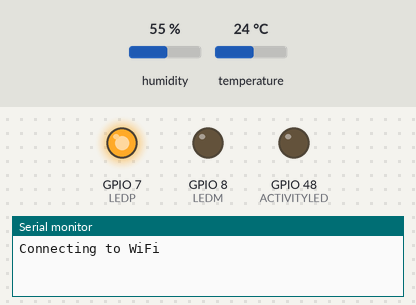
This sketch was run on a simulated ESP32-S3. Shown: output pins drawn as LEDs (lit = HIGH), the last lines printed to the serial monitor. The test bench sets the inputs (shaded band); at power-on: humidity 55 %, temperature 24 °C. WiFi joins after 1.5 s; servers stay silent unless stated; uploads are accepted with an empty reply.

Above: at 0.4 s.
At 3.41 s:
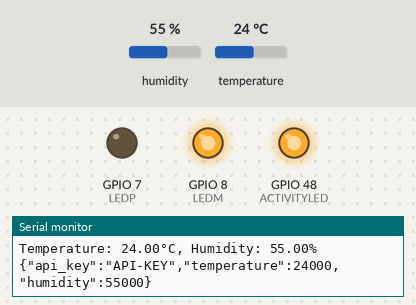
At 20.36 s:
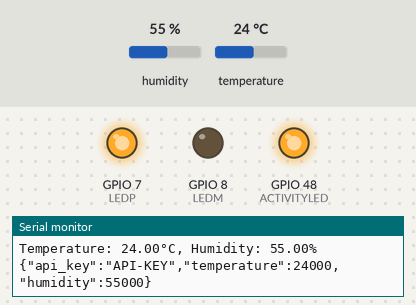
At 39.2 s:
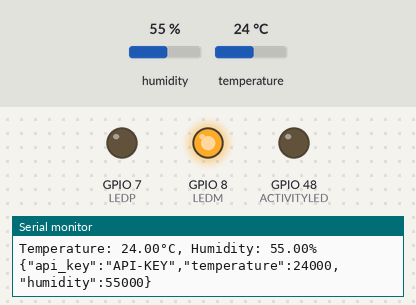
Timing chart, 0 to 42.6 s (numbered marks = the images above):
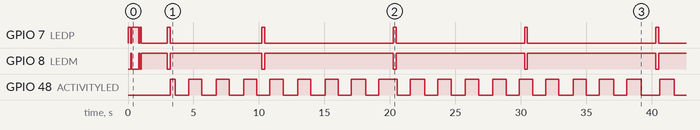

Measured:
- by itself, GPIO 7 (LEDP): HIGH → LOW at 0.20 s, → HIGH 0.10 s later, → LOW 0.50 s later, → HIGH 0.10 s later, … (15 changes in this stretch)
- by itself, GPIO 8 (LEDM): HIGH → LOW at 0.30 s, → HIGH 0.50 s later, → LOW 0.10 s later, → HIGH 0.10 s later, … (14 changes in this stretch)
- by itself, GPIO 48 (ACTIVITYLED): moves between LOW and HIGH, repeating every 16.9 s

The sketch:

Sensor.ino
```cpp
#include <WiFi.h>
#include <HTTPClient.h>
#include <Adafruit_Sensor.h>
#include <DHT.h>
#include <DHT_U.h>
#include <ArduinoJson.h>


// -=-=-=-=-=- USER VARIABLES -=-=-=-=-=-
// WiFi credentials
const char *ssid = "SSID";
const char *password = "PW";

// api settings
const char *apiHost = "87.106.224.51:3000"; // IP address of the server
const char *apiKey = "API-KEY";

const bool enableStatusLed = true; // enable status led

// configuration settings
const int statusInterval = 10000; // 10 seconds
const int configInterval = 60000; // 60 seconds

// dybamic configuration (fetched form server)
bool debugMode = false;
String debugHost = "";
int transmitInterval = 10000; // 10 seconds

// error handling variables
int connectionErrorLimit = 5;
int sensorErrorLimit = 5;


// -=-=-=-=-=- SYSTEM VARIABLES/COUNTERS -=-=-=-=-=-
// error counters
int connectionErrorCount = 0;

// timing variables
unsigned long lastStatus = millis() - statusInterval;
unsigned long lastTransmit = millis() - transmitInterval;
unsigned long lastConfig = millis() - configInterval;
unsigned long cTime = millis();

// morse code error messages
int errorMessages[][3] = { // 0 = short, 1 = long
    {0, 0, 1}, // sensor error
    {0, 1, 0}, // connection error
    {0, 1, 1}, // too many connection errors
    {1, 0, 0} // unknown error
};
int longLength = 500;
int shortLength = 100;
int offLength = 100;


// DHT settings
#define DHTPIN 2      // Digital pin connected to the DHT sensor
#define DHTTYPE DHT11 // DHT 22

// leds
#define LEDP 7
#define LEDM 8

#define ACTIVITYLED LED_BUILTIN
const int activityInterval = 1000;
unsigned long lastBlink = millis() - activityInterval;

DHT_Unified dht(DHTPIN, DHTTYPE);

struct Data
{
    float temperature;
    float humidity;
    bool failed;
};

Data readData(int errCount = 0); // Function declaration with default argument

void setup()
{
    Serial.begin(115200);
    // Initialize the DHT sensor
    dht.begin();

    pinMode(ACTIVITYLED, OUTPUT);
    if (enableStatusLed)
    {
        pinMode(LEDP, OUTPUT);
        pinMode(LEDM, OUTPUT);
    }

    enableStatusLedOn();
    delay(100);
    enableStatusLedOff();

    // Connect to WiFi
    WiFi.begin(ssid, password);
    Serial.print("Connecting to WiFi");
    while (WiFi.status() != WL_CONNECTED)
    {
        errHandler(1); // connection error
        delay(1000);
        Serial.print(".");
    }
    Serial.println(" connected!");
    Serial.print("ip address: ");
    Serial.println(WiFi.localIP());
}

void loop()
{
    cTime = currentTime();
    // Get configuration
    if ((cTime - lastConfig) > configInterval)
    {
        lastConfig += configInterval;
        getConfig();
    }

    // Send status
    if ((cTime - lastStatus) > statusInterval)
    {
        lastStatus += statusInterval;
        Serial.println("Sending status");
        sendStatus();
    }

    // Send data
    if ((cTime - lastTransmit) > transmitInterval)
    {
        lastTransmit += transmitInterval;
        Serial.println("Sending data");

        enableStatusLedOn();
        sendData();
        enableStatusLedOff();
    }

    // activity led
    if (cTime - lastBlink > activityInterval)
    {
        digitalWrite(ACTIVITYLED, !digitalRead(ACTIVITYLED));
        lastBlink = cTime;
    }

    delay(100);
}

void enableStatusLedOn()
{
    if (enableStatusLed)
    {
        digitalWrite(LEDP, HIGH);
        digitalWrite(LEDM, LOW);
    }
    else{
        digitalWrite(ACTIVITYLED, HIGH);
    }
}

void enableStatusLedOff()
{
    if (enableStatusLed)
    {
        digitalWrite(LEDP, LOW);
        digitalWrite(LEDM, HIGH);
    }
    else{
        digitalWrite(ACTIVITYLED, LOW);
    }
}

unsigned long currentTime()
{
    return millis();
}

String host()
{
    if (debugMode)
    {
        return String(debugHost);
    }
    else
    {
        return String(apiHost);
    }
}

void getConfig()
{
    // Send request to server
    WiFiClient client;
    HTTPClient http;

    // Your Domain name with URL path or IP address with path
    String serverName = "http://" + host() + "/config/" + apiKey;
    http.begin(client, serverName);

    int httpResponseCode = http.GET();

    if (httpResponseCode > 0)
    {
        Serial.print("HTTP Response code: ");
        Serial.println(httpResponseCode);
        String payload = http.getString();
        Serial.println(payload);
        // Parse JSON payload
        DynamicJsonDocument doc(128);
        deserializeJson(doc, payload);
        JsonObject jsonObject = doc.as<JsonObject>();

        // Access JSON data
        if (jsonObject["Interval"].is<int>())
        {
            // The value is an integer
            transmitInterval = jsonObject["Interval"].as<int>() * 1000;
            debugMode = jsonObject["Debug"].as<bool>();
            debugHost = (String)jsonObject["DebugHost"];
        }
        else
        {
            // The value is not an integer
            // Handle the error or provide a default value
            Serial.println("Error: transmit_interval is not an integer");
        }
    }
    else
    {
        Serial.print("Error code: ");
        Serial.println(httpResponseCode);
    }

    // Free resources
    http.end();
}

void sendData()
{
    // Read temperature and humidity from DHT sensor
    Data data = readData();
    if (data.failed){
        return;
    }
    float temperature = round(data.temperature * 100) / 100;
    float humidity = round(data.humidity * 100) / 100;

    Serial.print("Temperature: ");
    Serial.print(temperature);
    Serial.print("°C, Humidity: ");
    Serial.print(humidity);
    Serial.println("%");

    // Create JSON payload
    DynamicJsonDocument doc(128);
    doc["api_key"] = apiKey;
    doc["temperature"] = (int)(temperature * 1000);
    doc["humidity"] = (int)(humidity * 1000);
    String strdata;
    serializeJson(doc, strdata);

    Serial.println(strdata);

    // Send data to server
    int httpResponseCode = httpPostJson("data", doc);
}

void sendStatus()
{
    int status = 0; // 0 = OK, 1 = unknown error, 2 = sensor error

    // test if the sensor is connected
    Data data = readData();
    if (data.failed){
        status = 2;
    }
    // Create JSON payload
    DynamicJsonDocument doc(128);
    doc["api_key"] = apiKey;
    doc["status"] = status;
    String strdata;
    serializeJson(doc, strdata);

    Serial.println(strdata);

    // Send data to server
    int httpResponseCode = httpPostJson("status", doc);

    //check for error
    if (httpResponseCode != 200)
    {
        connectionErrorCount++;
        if (connectionErrorCount > connectionErrorLimit)
        {
            errHandler(2); // too many connection errors
            Serial.println("Too many connection errors, restarting");
            ESP.restart();
        }
        errHandler(1); // connection error
    }
    else
    {
        connectionErrorCount = 0;
    }

    if (status == 2)
    {
        errHandler(0); // sensor error
    }
}

int httpPost(String apiCall, String data)
{
    WiFiClient client;
    HTTPClient http;

    String serverName = "http://" + host() + "/" + apiCall;
    http.begin(client, serverName);

    http.addHeader("Content-Type", "application/json");
    int httpResponseCode = http.POST(data);

    // Free resources
    http.end();

    return httpResponseCode;
}

int httpPostJson(String apiCall, DynamicJsonDocument data)
{
    String strdata;
    serializeJson(data, strdata);

    WiFiClient client;
    HTTPClient http;

    String serverName = "http://" + host() + "/" + apiCall;
    http.begin(client, serverName);

    http.addHeader("Content-Type", "application/json");
    int httpResponseCode = http.POST(strdata);

    // Free resources
    http.end();

    return httpResponseCode;
}

Data readData(int errCount){
    Data data;
    sensors_event_t event;
    dht.temperature().getEvent(&event);
    if (errCount >= sensorErrorLimit){
        errHandler(0); // sensor error
        data.failed = true;
        return data;
    }
    if (!isnan(event.temperature)){ // check if the sensor is connected
        dht.temperature().getEvent(&event);
        data.temperature = round(event.temperature * 100) / 100;
        dht.humidity().getEvent(&event);
        data.humidity = round(event.relative_humidity * 100) / 100;
        data.failed = false;
        return data;
    }
    Serial.println("Sensor not connected, trying again. attempt:" + (String)(errCount+1));
    delay(500);
    data = readData(errCount + 1); // try again if the sensor is not connected
    return data;
}

void errHandler(int errCode)
{
    morseError(errCode);
}

// status led morse error handler
void morseError(int errCode)
{
    for (int i = 0; i < 3; i++)
    {
        if (errorMessages[errCode][i] == 0)
        {
            enableStatusLedOn();
            delay(shortLength);
            enableStatusLedOff();
        }
        else
        {
            enableStatusLedOn();
            delay(longLength);
            enableStatusLedOff();
        }
        delay(offLength);
    }
    delay(longLength);
}
```
